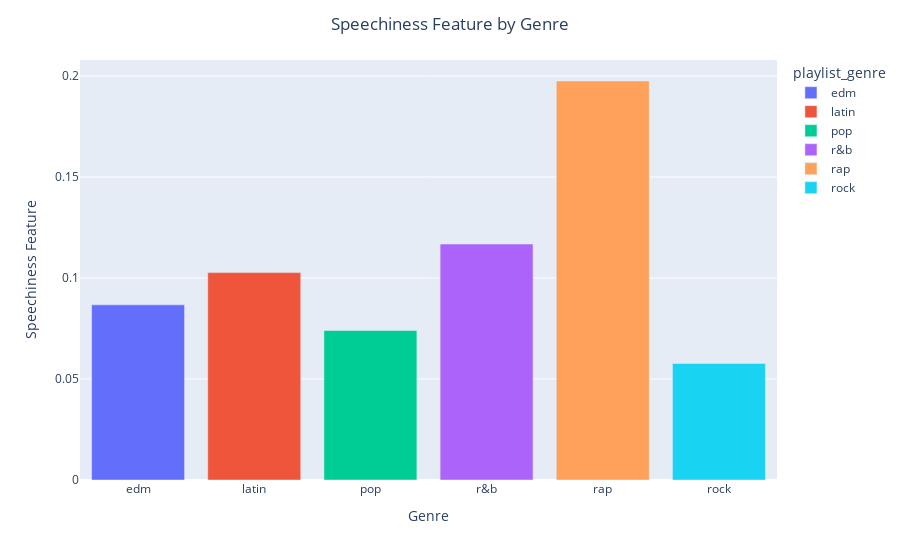

Here is the notebook cell this chart was saved with:
### Markdown cell above
Here, we can see immediately see that rock is an outlier in terms of danceability. This is important to recognize, because this signifies it could be easier to categorize rock as a genre with the danceability feature. With this information, we can more easily predict the genre using KD trees with the knowledge that if danceability is below 0.55, it is highly likely to be under the rock genre.

### Code cell
# Group the data by playlist_genre and compute the mean speechiness value for each group
speechiness_mean = df.groupby('playlist_genre')['speechiness'].mean()
speechiness_mean = speechiness_mean.reset_index()  # Reset the index so that the genre column can be accessed

# Create a bar plot using the speechiness_mean data
fig = px.bar(speechiness_mean, x="playlist_genre", y="speechiness",
              color="playlist_genre")

# Update the plot title and axis labels
fig.update_layout(title="Speechiness Feature by Genre")
fig.update_layout(xaxis_title="Genre")
fig.update_layout(title_x=0.5)
fig.update_layout(yaxis_title="Speechiness Feature")

# Show the plot
fig.show()

### Figure 1 — Plotly figure (JSON) as saved in the notebook; plotly's stock layout.template omitted (floating-point values rounded to 4 significant figures)
{"data": [{"alignmentgroup": "True", "hovertemplate": "playlist_genre=%{x}<br>speechiness=%{y}<extra></extra>", "legendgroup": "edm", "marker": {"color": "#636efa", "pattern": {"shape": ""}}, "name": "edm", "offsetgroup": "edm", "orientation": "v", "showlegend": true, "textposition": "auto", "type": "bar", "x": ["edm"], "xaxis": "x", "y": [0.0867], "yaxis": "y"}, {"alignmentgroup": "True", "hovertemplate": "playlist_genre=%{x}<br>speechiness=%{y}<extra></extra>", "legendgroup": "latin", "marker": {"color": "#EF553B", "pattern": {"shape": ""}}, "name": "latin", "offsetgroup": "latin", "orientation": "v", "showlegend": true, "textposition": "auto", "type": "bar", "x": ["latin"], "xaxis": "x", "y": [0.1027], "yaxis": "y"}, {"alignmentgroup": "True", "hovertemplate": "playlist_genre=%{x}<br>speechiness=%{y}<extra></extra>", "legendgroup": "pop", "marker": {"color": "#00cc96", "pattern": {"shape": ""}}, "name": "pop", "offsetgroup": "pop", "orientation": "v", "showlegend": true, "textposition": "auto", "type": "bar", "x": ["pop"], "xaxis": "x", "y": [0.07399], "yaxis": "y"}, {"alignmentgroup": "True", "hovertemplate": "playlist_genre=%{x}<br>speechiness=%{y}<extra></extra>", "legendgroup": "r&b", "marker": {"color": "#ab63fa", "pattern": {"shape": ""}}, "name": "r&b", "offsetgroup": "r&b", "orientation": "v", "showlegend": true, "textposition": "auto", "type": "bar", "x": ["r&b"], "xaxis": "x", "y": [0.1168], "yaxis": "y"}, {"alignmentgroup": "True", "hovertemplate": "playlist_genre=%{x}<br>speechiness=%{y}<extra></extra>", "legendgroup": "rap", "marker": {"color": "#FFA15A", "pattern": {"shape": ""}}, "name": "rap", "offsetgroup": "rap", "orientation": "v", "showlegend": true, "textposition": "auto", "type": "bar", "x": ["rap"], "xaxis": "x", "y": [0.1975], "yaxis": "y"}, {"alignmentgroup": "True", "hovertemplate": "playlist_genre=%{x}<br>speechiness=%{y}<extra></extra>", "legendgroup": "rock", "marker": {"color": "#19d3f3", "pattern": {"shape": ""}}, "name": "rock", "offsetgroup": "rock", "orientation": "v", "showlegend": true, "textposition": "auto", "type": "bar", "x": ["rock"], "xaxis": "x", "y": [0.0577], "yaxis": "y"}], "layout": {"barmode": "relative", "legend": {"title": {"text": "playlist_genre"}, "tracegroupgap": 0}, "margin": {"t": 60}, "title": {"text": "Speechiness Feature by Genre", "x": 0.5}, "xaxis": {"anchor": "y", "categoryarray": ["edm", "latin", "pop", "r&b", "rap", "rock"], "categoryorder": "array", "domain": [0, 1], "title": {"text": "Genre"}}, "yaxis": {"anchor": "x", "domain": [0, 1], "title": {"text": "Speechiness Feature"}}}}
